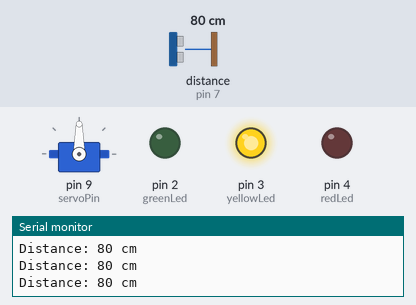
The sketch below on a simulated Arduino Uno, built with avr-gcc and run on an emulated ATmega328P. On the bench: servo, output pins drawn as LEDs (lit = HIGH), the last lines printed to the serial monitor. Wiring (inferred from the names in the program): ultrasonic range finder: trigger pin 7; echo pin 7. The test bench sets the inputs (shaded band); at power-on: distance to the obstacle (sensor on pin 7) 80 cm. The echo pulse lasts 58.3 µs per cm.

Above: at 1.2 s.
1.3 s: distance to the obstacle (sensor on pin 7) set to 156 cm
2.8 s: distance to the obstacle (sensor on pin 7) set to 166 cm
At 3.9 s:
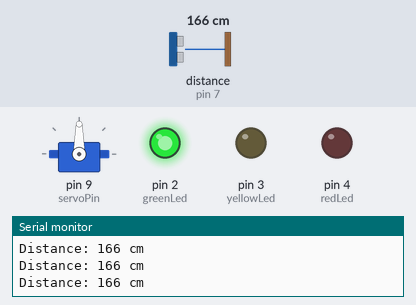
4.3 s: distance to the obstacle (sensor on pin 7) set to 2 cm
At 5.4 s:
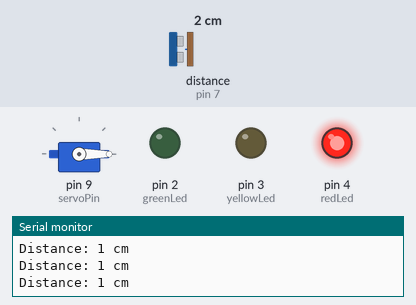
5.8 s: distance to the obstacle (sensor on pin 7) set to 74 cm
7.3 s: distance to the obstacle (sensor on pin 7) set to 82 cm
At 8.5 s:
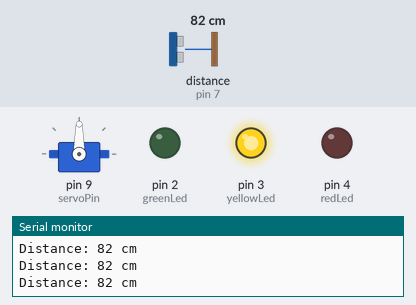
8.8 s: distance to the obstacle (sensor on pin 7) set to 4 cm
At 9.1 s:
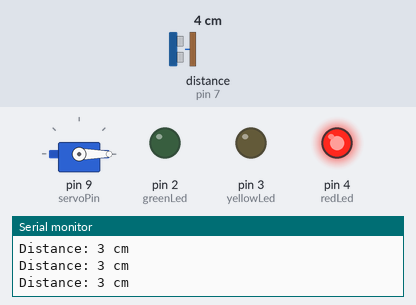
Timing chart, 0 to 11.3 s (numbered marks = the images above; inputs shaded):
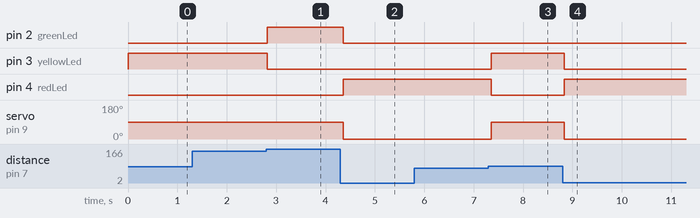

Measured:
- the behaviour switches between 160 and 161 cm on distance to the obstacle (sensor on pin 7) (found by bisection; images 0 and 1)
- the behaviour switches between 79 and 80 cm on distance to the obstacle (sensor on pin 7) (found by bisection; images 2 and 3)
- after the input at 2.8 s, pin 2 (greenLed): LOW → HIGH at once; pin 3 (yellowLed): HIGH → LOW at once
- after the input at 4.3 s, pin 2 (greenLed): HIGH → LOW after 0.06 s; pin 4 (redLed): LOW → HIGH after 0.06 s; servo on pin 9 (servoPin): 90° → 0° after 0.06 s
- after the input at 7.3 s, pin 3 (yellowLed): LOW → HIGH after 0.06 s; pin 4 (redLed): HIGH → LOW after 0.06 s; servo on pin 9 (servoPin): 0° → 90° after 0.06 s
- after the input at 8.8 s, pin 3 (yellowLed): HIGH → LOW at once; pin 4 (redLed): LOW → HIGH at once; servo on pin 9 (servoPin): 90° → 0° at once

The sketch:

car_safety_mechanism1.ino
```cpp
#include <Servo.h>

Servo gateServo;

int pingPin = 7;
int greenLed = 2;
int yellowLed = 3;
int redLed = 4;
int servoPin = 9;

void setup() {
  Serial.begin(9600);

  pinMode(greenLed, OUTPUT);
  pinMode(yellowLed, OUTPUT);
  pinMode(redLed, OUTPUT);

  gateServo.attach(servoPin);
  gateServo.write(90);
}

void loop() {
  pinMode(pingPin, OUTPUT);
  digitalWrite(pingPin, LOW);
  delayMicroseconds(2);
  digitalWrite(pingPin, HIGH);
  delayMicroseconds(5);
  digitalWrite(pingPin, LOW);

  pinMode(pingPin, INPUT);
  long duration = pulseIn(pingPin, HIGH);

  int distance = duration / 29 / 2;

  Serial.print("Distance: ");
  Serial.print(distance);
  Serial.println(" cm");

  if (distance > 160) {
    digitalWrite(greenLed, HIGH);
    digitalWrite(yellowLed, LOW);
    digitalWrite(redLed, LOW);
    gateServo.write(90);
  }
  else if (distance >= 80 && distance <= 160) {
    digitalWrite(greenLed, LOW);
    digitalWrite(yellowLed, HIGH);
    digitalWrite(redLed, LOW);
    gateServo.write(90);
  }
  else {
    digitalWrite(greenLed, LOW);
    digitalWrite(yellowLed, LOW);
    digitalWrite(redLed, HIGH);
    gateServo.write(0);
  }

  delay(100);
}
```
